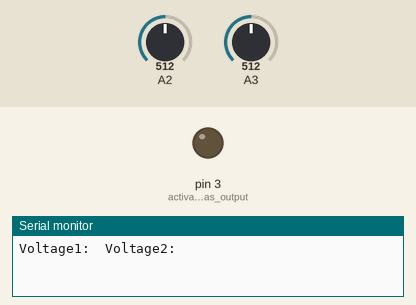
The sketch below on a simulated Arduino Uno, built with avr-gcc and run on an emulated ATmega328P. On the bench: output pins drawn as LEDs (lit = HIGH), the last lines printed to the serial monitor. The test bench sets the inputs (shaded band); at power-on: A2 = 512, A3 = 512.

Above: at 0.1 s.
At 6.1 s:
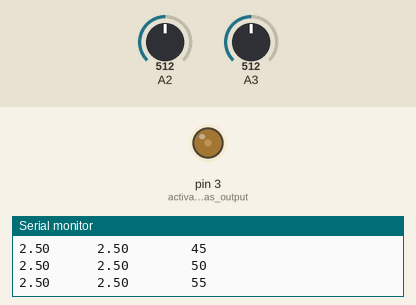
At 12.1 s:
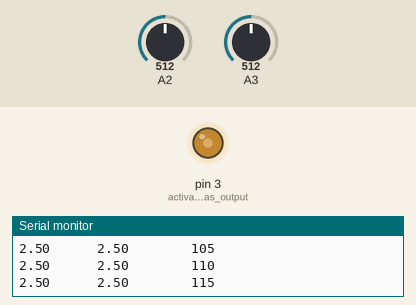
At 24.6 s:
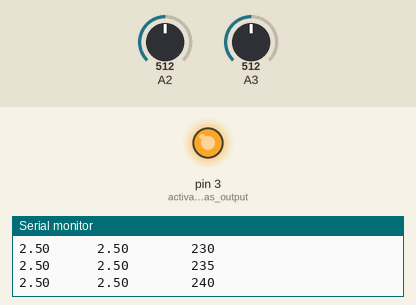
Timing chart, 0 to 26.1 s (numbered marks = the images above):
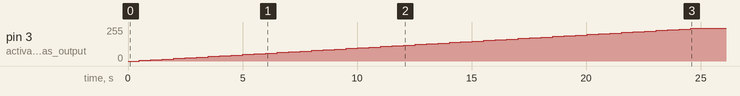

The sketch:

project1.ino.ino
```cpp
int powerValue = 0; // declares the value for power for the write
void setup() {
  pinMode(3,OUTPUT); //activates pin 3 as output
  Serial.begin(9600); // sets the bit rate
  Serial.print("Voltage1:"); // Creates column header for voltage1
  Serial.println("\tVoltage2:"); // Creates column header for voltage2
}

void loop() {
  if(powerValue < 250){
  analogWrite(3, powerValue); // gives the power to the board
  delay(500); // will wait .5 second before excuteing loop again
  float voltage1 = analogRead(2) * (5.0 / 1023.0); // creates variable of float type and calculates voltage
  float voltage2 = analogRead(3) * (5.0 / 1023.0); // creates variable of float type and calculates voltage
  Serial.print(voltage1); // prints the value of voltage1 to the serial monitor
  Serial.print("\t  \t"); //tabs in order to make nice columns
  Serial.print(voltage2); // prints the value of voltage2 to the serial monitor
  Serial.print("\t \t \t"); //tab for aethstetics
  Serial.println(powerValue); //print power value
  powerValue += 5;  // increments the power
  }
}
```

Measured:
- by itself, pin 3 (activates_pin_3_as_output): moves from 0/255 to 245/255 over 24.1 s
